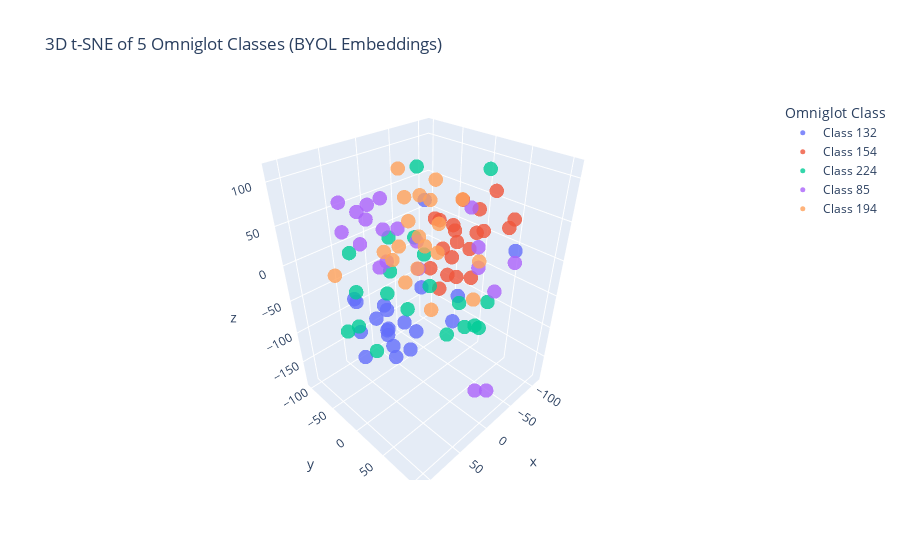

The notebook cell this image was saved under:
### Code cell
import plotly.express as px
import pandas as pd

# Create a dataframe for easier plotting
df = pd.DataFrame({
    'x': X_3d[:, 0],
    'y': X_3d[:, 1],
    'z': X_3d[:, 2],
    'class': y
})

# Filter only selected class labels (5 classes)
df = df[df['class'].isin(selected_classes)]

# Map original class labels to consistent string labels
label_map = {label: f"Class {label}" for label in selected_classes}
df['class'] = df['class'].map(label_map)

# Create interactive 3D scatter plot
fig = px.scatter_3d(df, x='x', y='y', z='z',
                    color='class',
                    title="3D t-SNE of 5 Omniglot Classes (BYOL Embeddings)",
                    labels={"class": "Omniglot Class"},
                    opacity=0.8)

fig.update_traces(marker=dict(size=5))
fig.show()

### Figure 1 — Plotly figure (JSON) as saved in the notebook; plotly's stock layout.template omitted (floating-point values rounded to 4 significant figures)
{"data": [{"hovertemplate": "Omniglot Class=Class 132<br>x=%{x}<br>y=%{y}<br>z=%{z}<extra></extra>", "legendgroup": "Class 132", "marker": {"color": "#636efa", "opacity": 0.8, "size": 5, "symbol": "circle"}, "mode": "markers", "name": "Class 132", "scene": "scene", "showlegend": true, "type": "scatter3d", "x": [70.3, 55.35, 99.25, 11.82, -101.3, 34.05, 17.86, 86.86, 33.82, 77.03, 52.91, 65.08, 108.4, 39.26, 50.63, 30.54, 81.86, 46.5, 87.57, 68.63], "y": [-42.83, 26.34, 50.28, 57.7, 55.9, -34.02, 5.477, 43.15, 35.98, 24.23, -6.283, -10.61, 18.28, 86.6, 29.84, -32.42, -15.36, -1.081, -13.93, 66.6], "z": [-36.71, -40.21, -10.67, -45.38, -2.464, -60.61, -88.0, -43.6, 100.2, -12.14, -79.74, -50.22, -26.73, 18.44, -80.85, -98.66, -102.0, -116.1, -16.55, 33.14]}, {"hovertemplate": "Omniglot Class=Class 154<br>x=%{x}<br>y=%{y}<br>z=%{z}<extra></extra>", "legendgroup": "Class 154", "marker": {"color": "#EF553B", "opacity": 0.8, "size": 5, "symbol": "circle"}, "mode": "markers", "name": "Class 154", "scene": "scene", "showlegend": true, "type": "scatter3d", "x": [-23.15, -26.38, -15.29, -37.84, -56.74, -49.7, -21.13, -65.36, -60.01, -66.44, -84.63, -88.17, -47.52, -74.88, -52.97, -27.72, -59.16, -74.48, -50.04, -68.69], "y": [30.75, -0.4212, 32.59, -9.269, -6.517, 26.3, 10.32, -20.64, 23.19, -45.83, -22.82, 5.309, 46.29, 60.63, 80.44, -15.8, -8.35, 17.8, 12.4, 43.3], "z": [-15.16, 45.27, 48.65, -58.82, -19.0, 9.272, 14.92, -55.84, -37.31, 17.42, -14.81, 8.016, 41.18, 40.05, 65.28, -26.26, 24.24, 48.63, 66.53, 80.63]}, {"hovertemplate": "Omniglot Class=Class 224<br>x=%{x}<br>y=%{y}<br>z=%{z}<extra></extra>", "legendgroup": "Class 224", "marker": {"color": "#00cc96", "opacity": 0.8, "size": 5, "symbol": "circle"}, "mode": "markers", "name": "Class 224", "scene": "scene", "showlegend": true, "type": "scatter3d", "x": [85.43, 68.12, 9.595, 44.45, -3.471, -111.3, 53.16, 40.69, 70.74, 63.99, 101.7, 27.54, 19.06, 37.34, 63.42, 44.68, 32.97, -23.22, -71.71, -69.3], "y": [12.45, -42.39, 92.96, 45.73, -12.89, 1.223, -3.027, 50.14, 24.68, -52.38, -15.38, 1.466, 72.02, -85.35, 16.21, 79.09, 104.9, 47.45, 43.43, -87.39], "z": [-71.73, -78.94, -35.44, 49.72, 110.0, 82.73, -17.24, 12.87, 32.61, 18.45, -50.29, -50.57, -8.565, -64.97, 64.44, -31.9, -11.66, -80.37, -70.23, -26.82]}, {"hovertemplate": "Omniglot Class=Class 85<br>x=%{x}<br>y=%{y}<br>z=%{z}<extra></extra>", "legendgroup": "Class 85", "marker": {"color": "#ab63fa", "opacity": 0.8, "size": 5, "symbol": "circle"}, "mode": "markers", "name": "Class 85", "scene": "scene", "showlegend": true, "type": "scatter3d", "x": [-49.08, 13.24, 51.25, 11.75, -7.24, 79.52, 23.68, -40.83, -18.9, -2.087, 55.69, -2.137, 5.479, -41.92, -11.93, 22.45, -5.991, 15.42, 11.14, 13.99], "y": [89.83, -101.9, -30.07, 3.8, 82.8, -38.79, -70.79, 73.34, 64.65, 75.48, -75.38, -72.24, -36.3, 76.41, 55.52, -38.36, -79.15, 5.515, -66.78, -99.77], "z": [18.51, 34.28, 79.58, -0.4086, -152.8, 55.38, 38.91, -23.42, 14.44, 51.14, 68.75, 15.92, 33.1, -184.7, 83.96, -4.555, 53.3, 36.9, -30.79, -9.422]}, {"hovertemplate": "Omniglot Class=Class 194<br>x=%{x}<br>y=%{y}<br>z=%{z}<extra></extra>", "legendgroup": "Class 194", "marker": {"color": "#FFA15A", "opacity": 0.8, "size": 5, "symbol": "circle"}, "mode": "markers", "name": "Class 194", "scene": "scene", "showlegend": true, "type": "scatter3d", "x": [15.85, -79.64, -80.36, -46.88, -45.06, 54.03, 82.84, 10.1, -106.9, -20.73, -14.55, -93.45, -31.35, -51.57, -87.61, -83.31, -54.73, -32.57, 109.6, -34.74], "y": [10.97, 14.38, -53.22, -74.58, -33.56, -3.717, 43.4, -18.41, -1.447, -54.62, -54.85, -64.1, -39.23, -48.92, -19.77, -61.47, -66.58, -78.53, -14.08, -20.23], "z": [91.72, -85.77, -41.76, 10.34, 53.22, 36.09, 59.15, 78.67, -44.77, -62.93, 93.85, -6.483, 7.475, -18.38, 44.93, 59.7, -61.97, -22.93, 27.63, -97.34]}], "layout": {"legend": {"title": {"text": "Omniglot Class"}, "tracegroupgap": 0}, "scene": {"domain": {"x": [0, 1], "y": [0, 1]}, "xaxis": {"title": {"text": "x"}}, "yaxis": {"title": {"text": "y"}}, "zaxis": {"title": {"text": "z"}}}, "title": {"text": "3D t-SNE of 5 Omniglot Classes (BYOL Embeddings)"}}}
